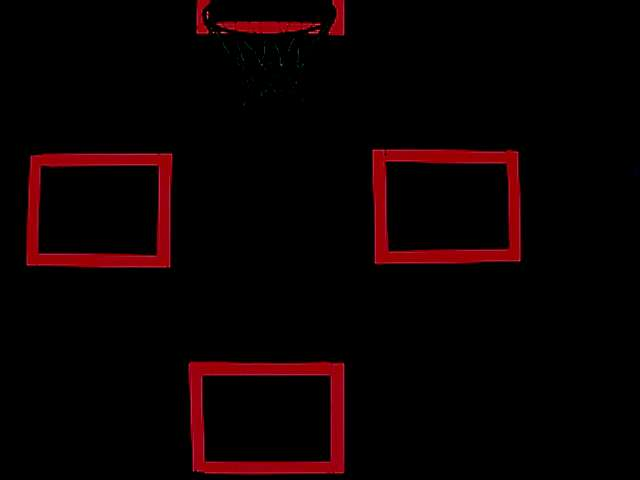
#> input picture Metal Detecting/md_vision/src/SampleImages/10Feet.jpg, 640 x 480 px, given in place of the camera
$ python webcam.py   (older library calls are emulated)
#> lines starting #> are read from the running program, lines starting #| are printed output that depends on the picture; after the words box and inside, x2 and y2 are one past the last pixel; in counts of white or black regions, pixels touching at a corner belong together; long printed decimals are rounded
#> in main, frame is the input picture: shape (480, 640, 3); mean B, G, R 1.4, 0.7, 10.7
import numpy as np
import cv2
import subprocess
import time


class Contour:
    def __init__(self):
        return


# these are color filters in HSV
# Hue is 0 to 180
# Saturation and Value are 0 to 255
lower_red = np.array([0, 75, 85])
upper_red = np.array([1, 255, 255])

lower_red2 = np.array([165, 75, 85])
upper_red2 = np.array([180, 255, 255])


def analyze_image(frame):
    # start = time.time()
    # change the captured frame from BGR (blue-green-red) to HSV
    hsv = cv2.cvtColor(frame, cv2.COLOR_BGR2HSV)
#> hsv: shape (480, 640, 3); mean H, S, V 16.9, 43.4, 10.8

    # filter on color
    mask = cv2.inRange(hsv, lower_red, upper_red)
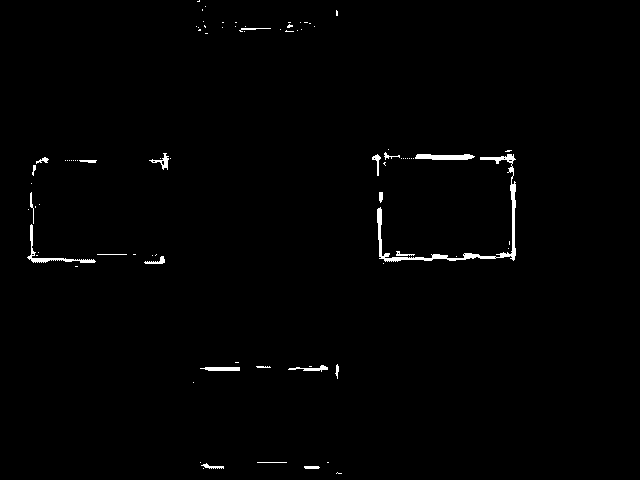
#> mask: shape (480, 640); 0.96% white; 88 white regions (66 under 20 px), largest, box (x1, y1, x2, y2) and area: (377, 154, 516, 262) 1147, (27, 224, 96, 263) 304, (415, 154, 475, 160) 288
    mask2 = cv2.inRange(hsv, lower_red2, upper_red2)
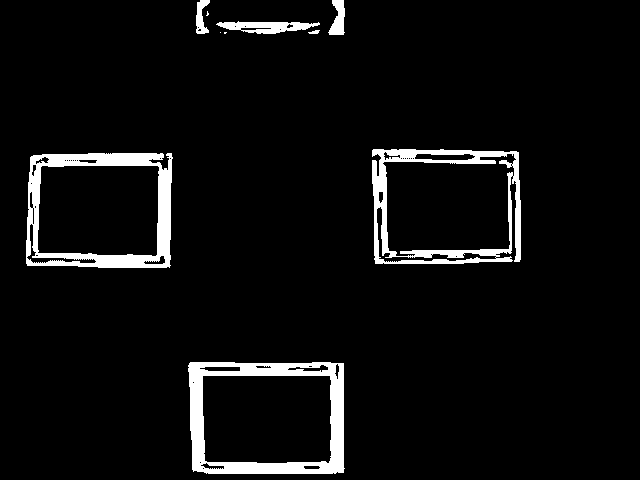
#> mask2: shape (480, 640); 5.5% white; 10 white regions (3 under 20 px), largest, box (x1, y1, x2, y2) and area: (188, 362, 345, 474) 5725, (26, 153, 173, 268) 5201, (372, 149, 521, 264) 4462
    mask = mask | mask2
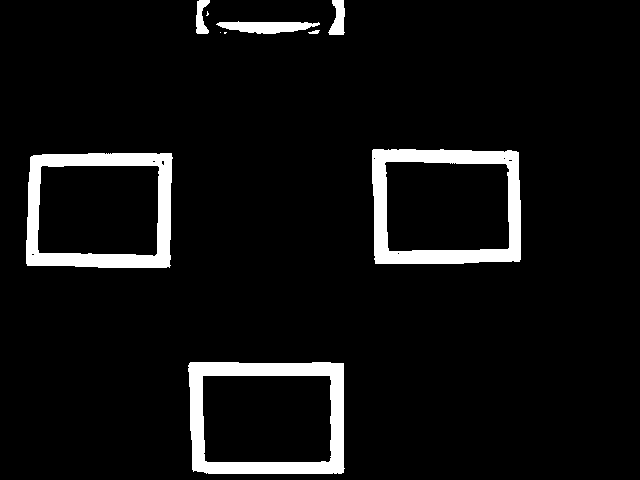
#> mask: shape (480, 640); 6.5% white; 10 white regions (3 under 20 px)
    # res = cv2.bitwise_and(frame, frame, mask=mask)

    # opencv function that finds shapes
    try:
        mask, contours, hierarchy = cv2.findContours(mask, cv2.RETR_LIST, cv2.CHAIN_APPROX_NONE)
#> contours = 20 contours, 11 with area under 20; largest, box (x1, y1, x2, y2) and area: (188, 362, 345, 474) 16818, (372, 149, 521, 264) 16386, (26, 153, 173, 268) 16026, (202, 375, 332, 463) 11100, (384, 161, 510, 252) 10725
    except ValueError:
        contours, hierarchy = cv2.findContours(mask, cv2.RETR_LIST, cv2.CHAIN_APPROX_NONE)

    newContours = []
    areas = []

    # this is where the code gets weird
    # start by looking at each contour
    for index, c in enumerate(contours):
        # find the arc length (aka circumference) of the contour and that must be bigger than a particular size
        per = cv2.arcLength(c, True)
        approx = cv2.approxPolyDP(c, 2, True)
        # hull = cv2.convexHull(approx)
        # area = cv2.contourArea(hull)
        area = cv2.contourArea(approx)
        # if cv2.contourArea(hull) < 0.01:
        if area < 0.01:
            continue
        # solidity = cv2.contourArea(approx)/cv2.contourArea(hull)
        print(index, per, area)

        # this is where the filtering happens
        if 30 > area or area > 150:
            continue
        # elif solidity < 0.8:
        #     continue

        # this stuff just stores the contours that we like
        contour = Contour()
        areas.append(area)
        M = cv2.moments(approx)
        cX = int(M["m10"] / M["m00"])
        cY = int(M["m01"] / M["m00"])
        contour.area = area
        contour.contour = approx
        contour.cX = cX
        contour.cY = cY
        newContours.append(contour)
#> this loop made 20 passes
#> (per, area) on passes 5, 6, 12, 17, 19, 20: (418.5, 10496.5), (425.6, 10528), (517.8, 15891.5), (221.5, 797), (100.6, 315), (96.28, 221.5)
#> (per, approx, area) on passes 1, 2, 13: (431.1, [[202, 376], [329, 375], [330, 460], [205, 461]], 10712), (531.4, [[189, 363], [193, 471], [343, 472], [343, 363]], 16491), (523.6, [[372, 150], [375, 263], [519, 261], [518, 152]], 16095)
#| 0 431.113 10712.0
#| 1 531.355 16491.0
#| 4 418.527 10496.5
#| 5 425.598 10528.0
#| 11 517.841 15891.5
#| 12 523.598 16095.0
#| 15 25.071 14.5
#| 16 221.497 797.0
#> (further printed lines are left out)
#> after the loop, areas = []; newContours = []
        # print(index, cX, cY, per, cv2.contourArea(approx))

    print(len(newContours))
#| 0

    # this draws all the good contours
    cv2.drawContours(mask, [c.contour for c in newContours], -1, (128, 255, 0), 1)

    # Display the resulting frame
    if __name__ == "__main__":
        cv2.imshow('frame', frame)
        cv2.imshow('mask', mask)

    # figure out how strong the signal is
    newContours.sort(key=lambda x: x.cX, reverse=False)

    # end = time.time()
    # print "Time to process one frame: ", end - start

    # if there's no lights, then return just that
    if len(newContours) == 0:
        return 0
    # if there's only one light, there's only one light
    elif len(newContours) == 1:
        return 1
    elif len(newContours) == 2:
        # if the two are far apart
        if newContours[1].cX - newContours[0].cX > 300:
            return 15
        else:
            return 2
    else:
        # if the distance between the last two is much bgger than the typical distance between
        typ = np.mean([newContours[i+1].cX - newContours[i].cX for i in range(len(newContours) - 2)])
        ult = newContours[-1].cX - newContours[-2].cX
        if ult > typ + 25:
            return 14 + len(newContours) - 1
        else:
            return len(newContours)


def main():

    '''
    frame = cv2.imread('md_lights/distracted.png')
    analyze_image(frame)
    cv2.waitKey(0)
    '''


    cap = cv2.VideoCapture(0)
    cap.read()
    subprocess.call('v4l2-ctl -d /dev/video0 -c exposure_auto=1', shell=True)
    subprocess.call('v4l2-ctl -d /dev/video0 -c exposure_absolute=10', shell=True)

    while(True):
        # Capture frame-by-frame
        ret, frame = cap.read()

        res = analyze_image(frame)
#> res = 0
        # print res

        if cv2.waitKey(1) & 0xFF == ord('q'):
#> (key q is pressed here)
            break

    # When everything done, release the capture
    cap.release()
    cv2.destroyAllWindows()


if __name__ == "__main__":
    main()
